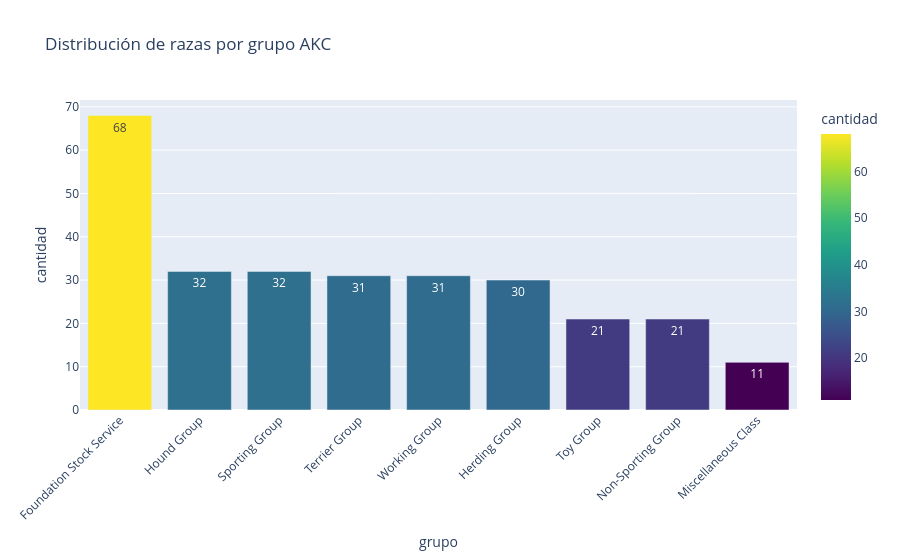

Notebook source saved alongside this figure:
### Code cell
import plotly.express as px  # librería para gráficos interactivos

# ============================================================
# VISUALIZACIÓN 1 — Distribución de razas por grupo AKC
# ============================================================

# Contamos cuántas razas hay en cada grupo
conteo_grupos = df['group'].value_counts().reset_index()  # reset_index convierte el resultado en DataFrame
conteo_grupos.columns = ['grupo', 'cantidad']  # renombramos las columnas

# Creamos el gráfico de barras
fig = px.bar(
    conteo_grupos,                    # datos a usar
    x='grupo',                        # eje X: nombre del grupo
    y='cantidad',                     # eje Y: número de razas
    title='Distribución de razas por grupo AKC',  # título del gráfico
    color='cantidad',                 # colorear barras según la cantidad
    color_continuous_scale='Viridis', # paleta de colores
    text='cantidad'                   # mostrar el número encima de cada barra
)

fig.update_layout(
    xaxis_tickangle=-45,  # rotar etiquetas del eje X para que no se solapen
    showlegend=False       # ocultar leyenda — no es necesaria aquí
)

fig.show()  # mostrar el gráfico

### Figure 1 — Plotly figure (JSON) as saved in the notebook; plotly's stock layout.template omitted (floating-point values rounded to 4 significant figures)
{"data": [{"hovertemplate": "grupo=%{x}<br>cantidad=%{marker.color}<extra></extra>", "legendgroup": "", "marker": {"color": [68, 32, 32, 31, 31, 30, 21, 21, 11], "coloraxis": "coloraxis", "pattern": {"shape": ""}}, "name": "", "orientation": "v", "showlegend": false, "text": [68.0, 32.0, 32.0, 31.0, 31.0, 30.0, 21.0, 21.0, 11.0], "textposition": "auto", "type": "bar", "x": ["Foundation Stock Service", "Hound Group", "Sporting Group", "Terrier Group", "Working Group", "Herding Group", "Toy Group", "Non-Sporting Group", "Miscellaneous Class"], "xaxis": "x", "y": [68, 32, 32, 31, 31, 30, 21, 21, 11], "yaxis": "y"}], "layout": {"barmode": "relative", "coloraxis": {"colorbar": {"title": {"text": "cantidad"}}, "colorscale": [[0, "#440154"], [0.1111, "#482878"], [0.2222, "#3e4989"], [0.3333, "#31688e"], [0.4444, "#26828e"], [0.5556, "#1f9e89"], [0.6667, "#35b779"], [0.7778, "#6ece58"], [0.8889, "#b5de2b"], [1, "#fde725"]]}, "legend": {"tracegroupgap": 0}, "showlegend": false, "title": {"text": "Distribución de razas por grupo AKC"}, "xaxis": {"anchor": "y", "domain": [0, 1], "tickangle": -45, "title": {"text": "grupo"}}, "yaxis": {"anchor": "x", "domain": [0, 1], "title": {"text": "cantidad"}}}}
